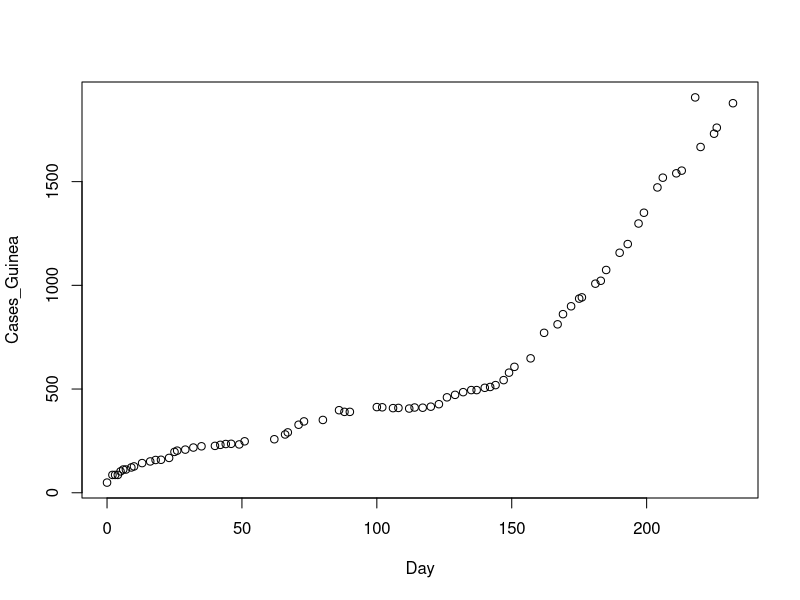
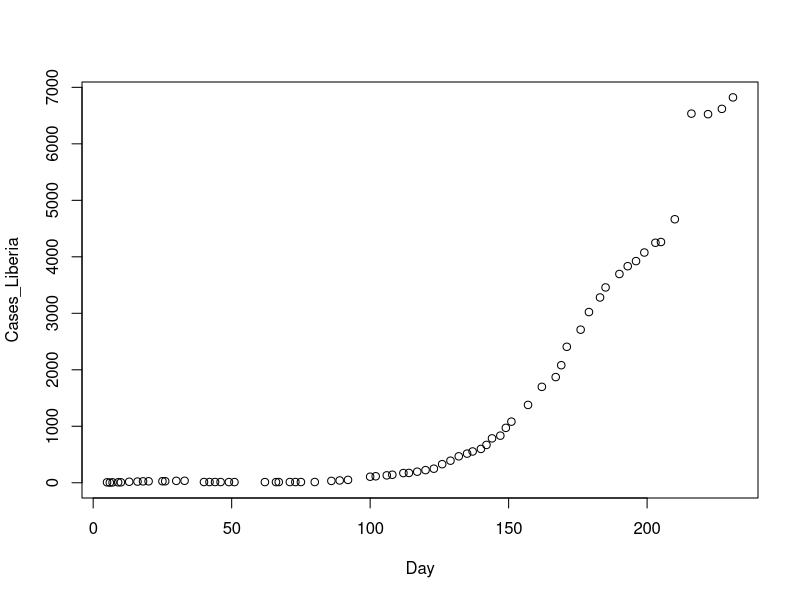

Write R code to recreate these figures, in order.
data <- read.csv("country_timeseries.csv", header=T)
# prepare data for Guinea
data_gui <- data[c("Date", "Day", "Cases_Guinea")]
data_gui <- data_gui[!is.na(data_gui$Cases_Guinea),]
with(data_gui, plot(Day, Cases_Guinea))
# prepare data for Liberia
data_lib <- data[c("Date", "Day", "Cases_Liberia")]
data_lib <- data_lib[!is.na(data_lib$Cases_Liberia),]
with(data_lib, plot(Day, Cases_Liberia))
